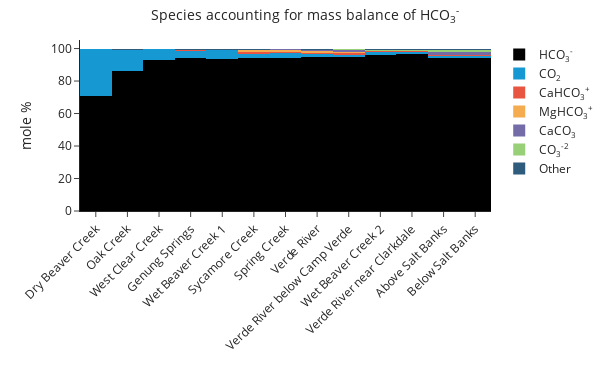

Write notebook code for a chart like this one.
### Code cell
speciation.plot_mass_contribution('HCO3-', sort_by='pH', width=1, plot_width=5)

### Figure 1 — Plotly figure (JSON) as saved in the notebook; plotly's stock layout.template omitted (floating-point values rounded to 4 significant figures)
{"data": [{"hovertemplate": "species=HCO<sub>3</sub><sup>-</sup><br>sample=%{x}<br>mole %=%{y}<extra></extra>", "legendgroup": "HCO<sub>3</sub><sup>-</sup>", "marker": {"color": "#000000", "line": {"width": 0}, "pattern": {"shape": ""}}, "name": "HCO<sub>3</sub><sup>-</sup>", "orientation": "v", "showlegend": true, "textposition": "auto", "type": "bar", "width": 1, "x": ["Dry Beaver Creek", "Oak Creek", "West Clear Creek", "Genung Springs", "Wet Beaver Creek 1", "Sycamore Creek", "Spring Creek", "Verde River", "Verde River below Camp Verde", "Wet Beaver Creek 2", "Verde River near Clarkdale", "Above Salt Banks", "Below Salt Banks"], "xaxis": "x", "y": [71.07, 85.92, 93.01, 94.12, 93.65, 94.22, 94.34, 94.58, 94.58, 96.13, 96.35, 94.47, 94.42], "yaxis": "y"}, {"hovertemplate": "species=CO<sub>2</sub><br>sample=%{x}<br>mole %=%{y}<extra></extra>", "legendgroup": "CO<sub>2</sub>", "marker": {"color": "#1699d3", "line": {"width": 0}, "pattern": {"shape": ""}}, "name": "CO<sub>2</sub>", "orientation": "v", "showlegend": true, "textposition": "auto", "type": "bar", "width": 1, "x": ["Dry Beaver Creek", "Oak Creek", "West Clear Creek", "Genung Springs", "Wet Beaver Creek 1", "Sycamore Creek", "Spring Creek", "Verde River", "Verde River below Camp Verde", "Wet Beaver Creek 2", "Verde River near Clarkdale", "Above Salt Banks", "Below Salt Banks"], "xaxis": "x", "y": [28.76, 13.37, 6.42, 4.24, 5.71, 2.63, 2.68, 1.94, 1.6, 1.81, 1.48, 0.9154, 0.9145], "yaxis": "y"}, {"hovertemplate": "species=CaHCO<sub>3</sub><sup>+</sup><br>sample=%{x}<br>mole %=%{y}<extra></extra>", "legendgroup": "CaHCO<sub>3</sub><sup>+</sup>", "marker": {"color": "#e85642", "line": {"width": 0}, "pattern": {"shape": ""}}, "name": "CaHCO<sub>3</sub><sup>+</sup>", "orientation": "v", "showlegend": true, "textposition": "auto", "type": "bar", "width": 1, "x": ["Genung Springs", "Sycamore Creek", "Spring Creek", "Verde River", "Verde River below Camp Verde", "Wet Beaver Creek 2", "Verde River near Clarkdale", "Above Salt Banks", "Below Salt Banks"], "xaxis": "x", "y": [0.7884, 1.15, 1.11, 0.9505, 0.9003, 0.4893, 0.6016, 0.9462, 0.9636], "yaxis": "y"}, {"hovertemplate": "species=MgHCO<sub>3</sub><sup>+</sup><br>sample=%{x}<br>mole %=%{y}<extra></extra>", "legendgroup": "MgHCO<sub>3</sub><sup>+</sup>", "marker": {"color": "#f5ab50", "line": {"width": 0}, "pattern": {"shape": ""}}, "name": "MgHCO<sub>3</sub><sup>+</sup>", "orientation": "v", "showlegend": true, "textposition": "auto", "type": "bar", "width": 1, "x": ["Sycamore Creek", "Spring Creek", "Verde River", "Verde River below Camp Verde"], "xaxis": "x", "y": [0.8157, 0.7653, 0.8856, 1.03], "yaxis": "y"}, {"hovertemplate": "species=CaCO<sub>3</sub><br>sample=%{x}<br>mole %=%{y}<extra></extra>", "legendgroup": "CaCO<sub>3</sub>", "marker": {"color": "#736ca8", "line": {"width": 0}, "pattern": {"shape": ""}}, "name": "CaCO<sub>3</sub>", "orientation": "v", "showlegend": true, "textposition": "auto", "type": "bar", "width": 1, "x": ["Sycamore Creek", "Spring Creek", "Verde River", "Verde River below Camp Verde", "Above Salt Banks", "Below Salt Banks"], "xaxis": "x", "y": [0.5777, 0.5344, 0.7426, 0.7749, 1.38, 1.4], "yaxis": "y"}, {"hovertemplate": "species=CO<sub>3</sub><sup>-2</sup><br>sample=%{x}<br>mole %=%{y}<extra></extra>", "legendgroup": "CO<sub>3</sub><sup>-2</sup>", "marker": {"color": "#97d077", "line": {"width": 0}, "pattern": {"shape": ""}}, "name": "CO<sub>3</sub><sup>-2</sup>", "orientation": "v", "showlegend": true, "textposition": "auto", "type": "bar", "width": 1, "x": ["Verde River below Camp Verde", "Wet Beaver Creek 2", "Verde River near Clarkdale", "Above Salt Banks", "Below Salt Banks"], "xaxis": "x", "y": [0.6951, 0.5705, 0.6674, 1.37, 1.37], "yaxis": "y"}, {"hovertemplate": "species=Other<br>sample=%{x}<br>mole %=%{y}<extra></extra>", "legendgroup": "Other", "marker": {"color": "#2f5b7c", "line": {"width": 0}, "pattern": {"shape": ""}}, "name": "Other", "orientation": "v", "showlegend": true, "textposition": "auto", "type": "bar", "width": 1, "x": ["Dry Beaver Creek", "Oak Creek", "West Clear Creek", "Genung Springs", "Wet Beaver Creek 1", "Sycamore Creek", "Spring Creek", "Verde River", "Verde River below Camp Verde", "Wet Beaver Creek 2", "Verde River near Clarkdale", "Above Salt Banks", "Below Salt Banks"], "xaxis": "x", "y": [0.17, 0.71, 0.57, 0.85, 0.64, 0.61, 0.57, 0.9, 0.42, 1.0, 0.9, 0.92, 0.93], "yaxis": "y"}], "layout": {"bargap": 0, "barmode": "relative", "height": 366, "legend": {"title": {}, "tracegroupgap": 0}, "margin": {"t": 40}, "title": {"text": "<span style=\"font-size: 14px;\">Species accounting for mass balance of HCO<sub>3</sub><sup>-</sup></span>", "x": 0.5, "xanchor": "center"}, "width": 610, "xaxis": {"anchor": "y", "autorange": true, "categoryarray": ["Dry Beaver Creek", "Oak Creek", "West Clear Creek", "Genung Springs", "Wet Beaver Creek 1", "Sycamore Creek", "Spring Creek", "Verde River", "Verde River below Camp Verde", "Wet Beaver Creek 2", "Verde River near Clarkdale", "Above Salt Banks", "Below Salt Banks"], "categoryorder": "array", "domain": [0, 1], "fixedrange": true, "range": [-0.5, 12.5], "tickangle": -45, "title": {}, "type": "category"}, "yaxis": {"anchor": "x", "autorange": true, "domain": [0, 1], "fixedrange": true, "range": [0, 105.3], "title": {"text": "mole %"}, "type": "linear"}}}
